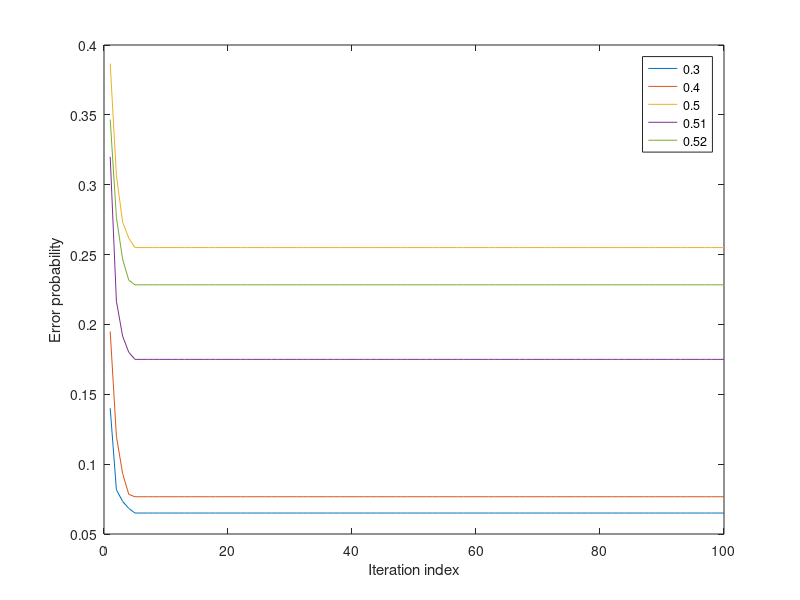

Here is the MATLAB script that generated this plot:
    % clear all
    % clc;
    % for 9*12 hmatrix
    hs=[1,0,0,0,0,1,0,1,0,1,0,0;
        1,0,0,1,1,0,0,0,0,0,1,0;
        0,1,0,0,1,0,1,0,1,0,0,0;
        0,0,1,0,0,1,0,0,0,0,1,1;
        0,0,1,0,0,0,1,1,0,0,0,1;
        0,1,0,0,1,0,0,0,1,0,1,0;
        1,0,0,1,0,0,1,0,0,1,0,0;
        0,1,0,0,0,1,0,1,0,1,0,0;
        0,0,1,1,0,0,0,0,1,0,0,1];
    
    % data=load('Hmatrix.mat'); % for hmatrix1
    % data=load('Hmatrix2.mat'); % for hmatrix2
    % hs=data.H;
    
    %cnvn = check nodes connected with variable nodes
    for i=1:size(hs,1)
        row=hs(i,:);
        indi=find(row);
        cnvn(i,:)=indi;
    end
    
    %vncn = variable nodes connected with check nodes
    for i=1:size(hs,2)
        col=hs(:,i);
        indi=find(col);
        vncn(:,i)=indi;
    end
    len=length(vncn(:,1));
    n=size(hs,2);
    u=size(hs,1);
    
    for p = [0.3 0.4 0.5 0.51 0.52] % for iteration vs erasure graph
            
        % index=20; % for hmatrix1 and 9*12 matrix
        index=100; % for hmatrix2
        err=0;
        itr=1:index;
        erap=zeros(1,index);
        nsiim=50;
        % nsiim=1000; %for 9*12 hmatrix
        for nsim=1:nsiim

            bcap=zeros(u,n); 
            message = zeros(n,1);
            noise=rand(n,1)<p;
            send = message;
            send(noise==1) = n+1;
            b=repmat(send,1,u);
            
            
            for it=1:index
                era=0;

                %for cn to vn
                for i=1:u
                    le=length(cnvn(i,:));
                    sumi=0;
                    for k=1:le
                        sumi=sumi+b(cnvn(i,k),i);
                    end
                    
                    for j=1:le
                        su=sumi-b(cnvn(i,j),i);
                        if su>le
                            bcap(i,cnvn(i,j))=n+1;
                        else
                            bcap(i,cnvn(i,j))=mod(su,2);
                        end
                    end
                end
    
                %for vn to cn
                for j=1:n
                    le=length(vncn(:,j));
                    sumi=0;
                    for k=1:le
                        sumi=sumi+bcap(vncn(k,j),j);
                    end
                    sumi=sumi+send(j);
                    for k=1:le
                        su=sumi-bcap(vncn(k,j),j);
                        if(su==le*(n+1))
                            b(j,vncn(k,j))=n+1;
                        else
                            su=mod(su,n+1);
                            if(su==0)
                                b(j,vncn(k,j))=0;
                            else
                                b(j,vncn(k,j))=1;
                            end
                        end
                    end
                end
                    
                recieved = zeros(1,n);

                for i = 1:n
                    l = 1 + len;
                    recieved(i) = (sum(bcap(vncn(:,i),i)) + send(i));
                    if(recieved(i)==l*(n+1))
                        era=era+1;
                    end
                end

                erap(it)=erap(it)+era;
            end
    
        end
        
        plot(itr,(erap(itr)./(nsiim*n)));
        hold on;
        p % for knowing the progress of the algorithm
    end

    
    hold off;
    xlabel('Iteration index');
    ylabel('Error probability');
    legend('0.3','0.4','0.5','0.51','0.52');
